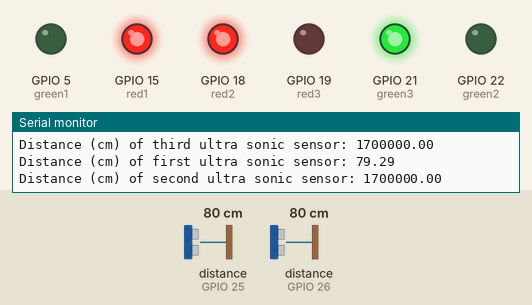
Recording of a sketch running on a simulated ESP32. Parts: output pins drawn as LEDs (lit = HIGH), the last lines printed to the serial monitor. Wiring (inferred from the names in the program): ultrasonic range finder: trigger GPIO 27; echo GPIO 25. The test bench sets the inputs (shaded band); at power-on: distance to the obstacle (sensors on GPIO 25, GPIO 26) 80 cm. The echo pulse lasts 58.3 µs per cm; pins used as bus, display or sensor lines are not drawn.

Above: at 1.2 s.
1.3 s: distance to the obstacle (sensor on GPIO 25) set to 19 cm
2.8 s: distance to the obstacle (sensor on GPIO 25) set to 14 cm
At 3.4 s:
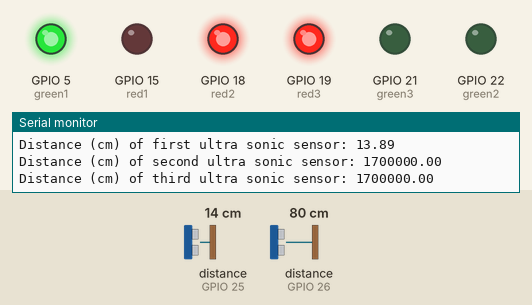
Timing chart, 0 to 5.8 s (numbered marks = the images above; inputs shaded):
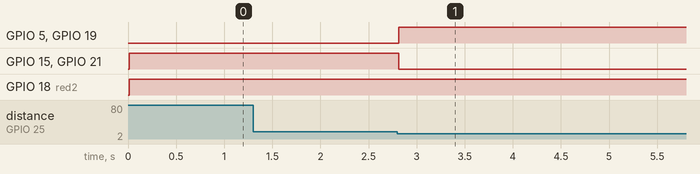

The sketch:

trafficlights.ino
```cpp
const int trigPin1 = 27;
const int echoPin1 = 25;
const int trigPin2 = 14;
const int echoPin2 = 26;
const int trigPin3 = 16;
const int echoPin3 = 33;
const int red3 = 19;
const int red2 = 18;
const int red1 = 15;
const int green1 = 5;
const int green2 = 22;
const int green3 = 21;
//define sound speed in cm/uS
//define sound speed in cm/uS
#define SOUND_SPEED 0.034
#define CM_TO_INCH 0.393701

long checker = 1;
long duration1 = 100000000, duration2 = 100000000, duration3 = 100000000;
float distanceCm1 = 1000, distanceCm2 = 1000, distanceCm3 = 1000;


void setup() {
  Serial.begin(115200); // Starts the serial communication
  pinMode(trigPin1, OUTPUT); // Sets the trigPin as an Output
  pinMode(echoPin1, INPUT); // Sets the echoPin as an Input
  pinMode(trigPin2, OUTPUT); // Sets the trigPin as an Output
  pinMode(echoPin2, INPUT);
  pinMode(trigPin3, OUTPUT); // Sets the trigPin as an Output
  pinMode(echoPin3, INPUT);
  pinMode(red3, OUTPUT);
  pinMode(red2, OUTPUT);
  pinMode(red1, OUTPUT);
  pinMode(green3, OUTPUT);
  pinMode(green2, OUTPUT);
  pinMode(green1, OUTPUT);
}

void loop() {


  if (checker == 1) {
    // Clears the trigPin
    digitalWrite(trigPin1, LOW);
    delayMicroseconds(2);
//    digitalWrite(trigPin2, LOW);
//    delayMicroseconds(2);
//    digitalWrite(trigPin3, LOW);

//    delayMicroseconds(2);
    // Sets the trigPin on HIGH state for 10 micro seconds
    digitalWrite(trigPin1, HIGH);
//    delayMicroseconds(2);
//    digitalWrite(trigPin2, HIGH);
//    delayMicroseconds(2);
//    digitalWrite(trigPin3, HIGH);

    delayMicroseconds(10);

    digitalWrite(trigPin1, LOW);
//    delayMicroseconds(10);
//    digitalWrite(trigPin2, LOW);
//    delayMicroseconds(10);
//    digitalWrite(trigPin3, LOW);
//    delayMicroseconds(10);

    // Reads the echoPin, returns the sound wave travel time in microseconds
    duration1 = pulseIn(echoPin1, HIGH);
    delayMicroseconds(2);
//    duration2 = pulseIn(echoPin2, HIGH);
//    delayMicroseconds(2);
//    duration3 = pulseIn(echoPin3, HIGH);
//    delayMicroseconds(2);

    // Calculate the distance
    distanceCm1 = duration1 * SOUND_SPEED / 2;
    distanceCm2 = duration2 * SOUND_SPEED / 2;
    distanceCm3 = duration3 * SOUND_SPEED / 2;

    // Prints the distance in the Serial Monitor
    Serial.print("Distance (cm) of first ultra sonic sensor: ");
    Serial.println(distanceCm1);
    Serial.print("Distance (cm) of second ultra sonic sensor: ");
    Serial.println(distanceCm2);
    Serial.print("Distance (cm) of third ultra sonic sensor: ");
    Serial.println(distanceCm3);

    delayMicroseconds(1000);
    digitalWrite(red1, HIGH);
    digitalWrite(green2, LOW);
    digitalWrite(green3, HIGH);

    digitalWrite(red2, HIGH);
    digitalWrite(red3, LOW);
    digitalWrite(green1, LOW);

  }
  if (distanceCm1 <= 16 && distanceCm2 >= 16 && distanceCm3 >= 16) {
    // Clears the trigPin
//    digitalWrite(trigPin1, LOW);
//    delayMicroseconds(2);

    digitalWrite(red2, HIGH);
    digitalWrite(red3, HIGH);
    digitalWrite(green1, HIGH);
    digitalWrite(red1, LOW);
    digitalWrite(green2, LOW);
    digitalWrite(green3, LOW);

    digitalWrite(trigPin2, LOW);
    delayMicroseconds(2);
//    digitalWrite(trigPin3, LOW);

    delayMicroseconds(2);
    // Sets the trigPin on HIGH state for 10 micro seconds
//    digitalWrite(trigPin1, HIGH);
//    delayMicroseconds(2);
    digitalWrite(trigPin2, HIGH);
//    delayMicroseconds(2);
//    digitalWrite(trigPin3, HIGH);

    delayMicroseconds(10);

//    digitalWrite(trigPin1, LOW);
//    delayMicroseconds(10);
    digitalWrite(trigPin2, LOW);
    delayMicroseconds(10);
//    digitalWrite(trigPin3, LOW);
//    delayMicroseconds(10);

    // Reads the echoPin, returns the sound wave travel time in microseconds
//    duration1 = pulseIn(echoPin1, HIGH);
//    delayMicroseconds(2);
    duration2 = pulseIn(echoPin2, HIGH);
    delayMicroseconds(2);
//    duration3 = pulseIn(echoPin3, HIGH);
//    delayMicroseconds(2);

    // Calculate the distance
    delay(2000);
    distanceCm2 = duration2 * SOUND_SPEED / 2;
    distanceCm3 = duration3 * SOUND_SPEED / 2;

    // Prints the distance in the Serial Monitor
    Serial.print("Distance (cm) of first ultra sonic sensor: ");
    Serial.println(distanceCm1);
    Serial.print("Distance (cm) of second ultra sonic sensor: ");
    Serial.println(distanceCm2);
    Serial.print("Distance (cm) of third ultra sonic sensor: ");
    Serial.println(distanceCm3);


    checker=0;

  }

  if (distanceCm1 <= 16 && distanceCm2 <= 16 && distanceCm3 >= 16) {
    // Clears the trigPin
//    digitalWrite(trigPin1, LOW);
//    delayMicroseconds(2);
//    digitalWrite(trigPin2, LOW);
//    delayMicroseconds(2);

    digitalWrite(red3, HIGH);
    digitalWrite(green1, HIGH);
    digitalWrite(green2, HIGH);
    digitalWrite(green3, LOW);
    digitalWrite(red1, LOW);
    digitalWrite(red2, LOW);
    digitalWrite(trigPin3, LOW);

    delayMicroseconds(2000);
    // Sets the trigPin on HIGH state for 10 micro seconds
//    digitalWrite(trigPin1, HIGH);
//    delayMicroseconds(2);
//    digitalWrite(trigPin2, HIGH);
//    delayMicroseconds(2);
    digitalWrite(trigPin3, HIGH);

    delayMicroseconds(10);

    delay(5000);

//    digitalWrite(trigPin1, LOW);
//    delayMicroseconds(10);
//    digitalWrite(trigPin2, LOW);
//    delayMicroseconds(10);
    digitalWrite(trigPin3, LOW);
    delayMicroseconds(10);

//    // Reads the echoPin, returns the sound wave travel time in microseconds
//    duration1 = pulseIn(echoPin1, HIGH);
//    delayMicroseconds(2);
//    duration2 = pulseIn(echoPin2, HIGH);
//    delayMicroseconds(2);
    duration3 = pulseIn(echoPin3, HIGH);
    delayMicroseconds(2);

    // Calculate the distance
    distanceCm1 = duration1 * SOUND_SPEED / 2;
    distanceCm2 = duration2 * SOUND_SPEED / 2;
    distanceCm3 = duration3 * SOUND_SPEED / 2;

    // Prints the distance in the Serial Monitor
    Serial.print("Distance (cm) of first ultra sonic sensor: ");
    Serial.println(distanceCm1);
    Serial.print("Distance (cm) of second ultra sonic sensor: ");
    Serial.println(distanceCm2);
    Serial.print("Distance (cm) of third ultra sonic sensor: ");
    Serial.println(distanceCm3);
//    delayMicroseconds(3000);


  }
  if (distanceCm1 <= 16 && distanceCm2 <= 16 && distanceCm3 <= 16) {
    // Clears the trigPin

    digitalWrite(red1, LOW);
    digitalWrite(green2, HIGH);
    digitalWrite(green3, HIGH);

    digitalWrite(red2, LOW);
    digitalWrite(red3, LOW);
    digitalWrite(green1, HIGH);
    delay(2000);
    digitalWrite(trigPin1, LOW);
//    delayMicroseconds(2);
//    digitalWrite(trigPin2, LOW);
//    delayMicroseconds(2);
//    digitalWrite(trigPin3, LOW);

    delayMicroseconds(2);
    // Sets the trigPin on HIGH state for 10 micro seconds
    digitalWrite(trigPin1, HIGH);
//    delayMicroseconds(2);
//    digitalWrite(trigPin2, HIGH);
//    delayMicroseconds(2);
//    digitalWrite(trigPin3, HIGH);

    delayMicroseconds(10);

    digitalWrite(trigPin1, LOW);
    delayMicroseconds(10);
//    digitalWrite(trigPin2, LOW);
//    delayMicroseconds(10);
//    digitalWrite(trigPin3, LOW);
//    delayMicroseconds(10);

    // Reads the echoPin, returns the sound wave travel time in microseconds
    duration1 = pulseIn(echoPin1, HIGH);
    delayMicroseconds(2);
//    duration2 = pulseIn(echoPin2, HIGH);
//    delayMicroseconds(2);
//    duration3 = pulseIn(echoPin3, HIGH);
//    delayMicroseconds(2);

    // Calculate the distance
    distanceCm1 = duration1 * SOUND_SPEED / 2;
    distanceCm2 = duration2 * SOUND_SPEED / 2;
    distanceCm3 = duration3 * SOUND_SPEED / 2;

    // Prints the distance in the Serial Monitor
    Serial.print("Distance (cm) of first ultra sonic sensor: ");
    Serial.println(distanceCm1);
    Serial.print("Distance (cm) of second ultra sonic sensor: ");
    Serial.println(distanceCm2);
    Serial.print("Distance (cm) of third ultra sonic sensor: ");
    Serial.println(distanceCm3);
    checker = 0;
  }
}
```

Measured:
- the behaviour switches between 17 and 16 cm on distance to the obstacle (sensor on GPIO 25) (found by bisection; images 0 and 1)
- after the input at 2.8 s, GPIO 5 (green1), GPIO 19 (red3): LOW → HIGH at once; GPIO 15 (red1), GPIO 21 (green3): HIGH → LOW at once
